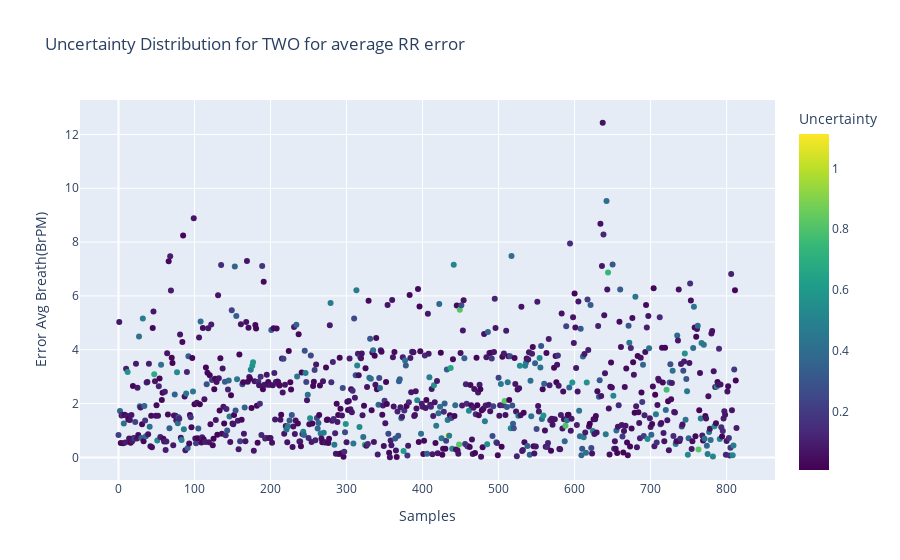
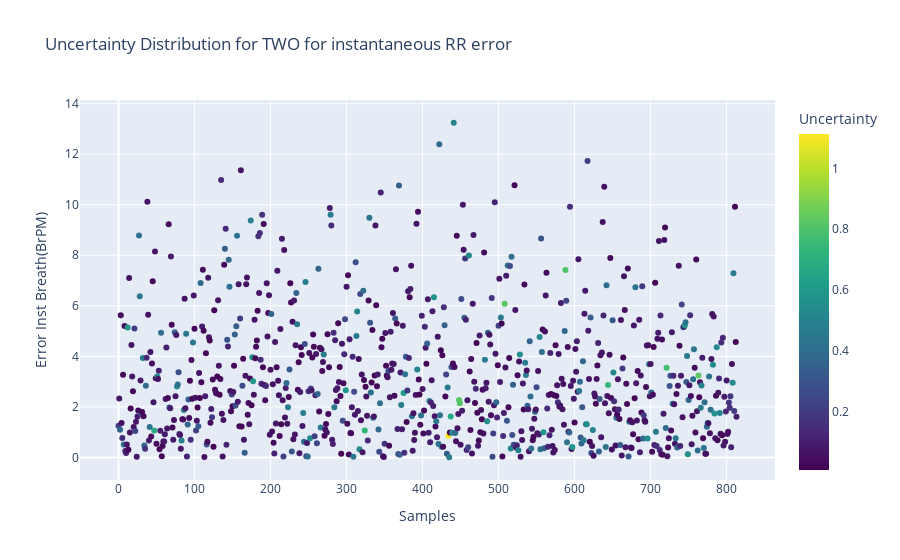

These figures' notebook cell, in order:
### Code cell
#if input_conf == 'confd':
fig1 = px.scatter(data_confd,x = 'Samples', y="Error Avg Breath(BrPM)",title="Uncertainty Distribution for "+input_conf.upper()+ " for average RR error" ,
                 color="Uncertainty", color_continuous_scale=px.colors.sequential.Viridis)

fig2 = px.scatter(data_confd,x = 'Samples', y="Error Inst Breath(BrPM)",title="Uncertainty Distribution for "+input_conf.upper()+ " for instantaneous RR error" ,
                 color="Uncertainty", color_continuous_scale=px.colors.sequential.Viridis)
fig1.show()
fig2.show()

### Figure 1 — Plotly figure (JSON) as saved in the notebook; plotly's stock layout.template omitted (floating-point values rounded to 4 significant figures; data arrays with more than 128 entries replaced by an {"elided": "..."} marker saying what was removed)
{"data": [{"hovertemplate": "Samples=%{x}<br>Error Avg Breath(BrPM)=%{y}<br>Uncertainty=%{marker.color}<extra></extra>", "legendgroup": "", "marker": {"color": {"elided": "814 float values"}, "coloraxis": "coloraxis", "symbol": "circle"}, "mode": "markers", "name": "", "orientation": "v", "showlegend": false, "type": "scatter", "x": {"elided": "814 int values"}, "xaxis": "x", "y": {"elided": "814 float values"}, "yaxis": "y"}], "layout": {"coloraxis": {"colorbar": {"title": {"text": "Uncertainty"}}, "colorscale": [[0, "#440154"], [0.1111, "#482878"], [0.2222, "#3e4989"], [0.3333, "#31688e"], [0.4444, "#26828e"], [0.5556, "#1f9e89"], [0.6667, "#35b779"], [0.7778, "#6ece58"], [0.8889, "#b5de2b"], [1, "#fde725"]]}, "legend": {"tracegroupgap": 0}, "title": {"text": "Uncertainty Distribution for TWO for average RR error"}, "xaxis": {"anchor": "y", "domain": [0, 1], "title": {"text": "Samples"}}, "yaxis": {"anchor": "x", "domain": [0, 1], "title": {"text": "Error Avg Breath(BrPM)"}}}}

### Figure 2 — Plotly figure (JSON) as saved in the notebook; plotly's stock layout.template omitted (floating-point values rounded to 4 significant figures; data arrays with more than 128 entries replaced by an {"elided": "..."} marker saying what was removed)
{"data": [{"hovertemplate": "Samples=%{x}<br>Error Inst Breath(BrPM)=%{y}<br>Uncertainty=%{marker.color}<extra></extra>", "legendgroup": "", "marker": {"color": {"elided": "814 float values"}, "coloraxis": "coloraxis", "symbol": "circle"}, "mode": "markers", "name": "", "orientation": "v", "showlegend": false, "type": "scatter", "x": {"elided": "814 int values"}, "xaxis": "x", "y": {"elided": "814 float values"}, "yaxis": "y"}], "layout": {"coloraxis": {"colorbar": {"title": {"text": "Uncertainty"}}, "colorscale": [[0, "#440154"], [0.1111, "#482878"], [0.2222, "#3e4989"], [0.3333, "#31688e"], [0.4444, "#26828e"], [0.5556, "#1f9e89"], [0.6667, "#35b779"], [0.7778, "#6ece58"], [0.8889, "#b5de2b"], [1, "#fde725"]]}, "legend": {"tracegroupgap": 0}, "title": {"text": "Uncertainty Distribution for TWO for instantaneous RR error"}, "xaxis": {"anchor": "y", "domain": [0, 1], "title": {"text": "Samples"}}, "yaxis": {"anchor": "x", "domain": [0, 1], "title": {"text": "Error Inst Breath(BrPM)"}}}}
